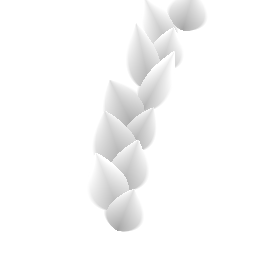
#> input picture examples/tree/leaf-spray.png, 256 x 256 px
$ python remap_fisheye.py ../../../../examples/tree/leaf-spray.png out.png --in-fov 1.0
#> lines starting #> are read from the running program, lines starting #| are printed output that depends on the picture; after the words box and inside, x2 and y2 are one past the last pixel; in counts of white or black regions, pixels touching at a corner belong together
#!/usr/bin/env python3
"""Remap a rectilinear frame to a fisheye projection -- the CPU twin of a candidate post pass.

The rectilinear input covers horizontal FOV --in-fov. Each output pixel at radius r (normalised so
the output's half-WIDTH is the input's half-width angle) is given the angle theta it stands for
under the chosen model, and sampled from the rectilinear frame at tan(theta). Output pixels whose
angle the input does not contain are left black, so the result shows honestly what is missing.

  stereographic  r = 2 f tan(theta/2)   (keeps shapes round; mildest edge squeeze)
  equisolid      r = 2 f sin(theta/2)   (the usual photographic fisheye)
  equidistant    r = f theta

--fit width|diag: f is chosen so the input's horizontal half-angle lands at the output's
half-width (no black, keeps the input's horizontal FOV) or at the half-diagonal (the full input
lands inside the diagonal; the corners go black only if the model needs more angle than exists).

Usage: remap_fisheye.py in.png out.png --in-fov 140 --model stereographic --out-w 640 --out-h 360
"""
import argparse
import math

import numpy as np
from PIL import Image


def main():
    ap = argparse.ArgumentParser()
    ap.add_argument("inp")
    ap.add_argument("out")
    ap.add_argument("--in-fov", type=float, required=True)
    ap.add_argument("--model", default="stereographic", choices=["stereographic", "equisolid", "equidistant"])
    ap.add_argument("--out-w", type=int, default=640)
    ap.add_argument("--out-h", type=int, default=360)
    ap.add_argument("--fit", default="width", choices=["width", "diag"])
    a = ap.parse_args()

    src = np.asarray(Image.open(a.inp).convert("RGB"), dtype=np.float32)
    sh, sw = src.shape[:2]
#> sh = 256; sw = 256
    half_in = math.radians(a.in_fov) / 2
    fr = (sw / 2) / math.tan(half_in)  # rectilinear focal in source pixels
#> fr = 14667.3

    W, H = a.out_w, a.out_h
    rmax = W / 2 if a.fit == "width" else math.hypot(W, H) / 2
    if a.model == "stereographic":
        f = rmax / (2 * math.tan(half_in / 2))
    elif a.model == "equisolid":
        f = rmax / (2 * math.sin(half_in / 2))
    else:
        f = rmax / half_in

    ys, xs = np.mgrid[0:H, 0:W].astype(np.float32)
    dx, dy = xs + 0.5 - W / 2, ys + 0.5 - H / 2
    r = np.hypot(dx, dy)
    if a.model == "stereographic":
        th = 2 * np.arctan(r / (2 * f))
    elif a.model == "equisolid":
        th = 2 * np.arcsin(np.clip(r / (2 * f), 0, 1))
    else:
        th = r / f
    valid = th < math.radians(89.5)
    rs = fr * np.tan(np.where(valid, th, 0))
#> valid: shape (360, 640) bool; every value is 1
    scale = np.where(r > 1e-6, rs / np.maximum(r, 1e-6), fr / f)
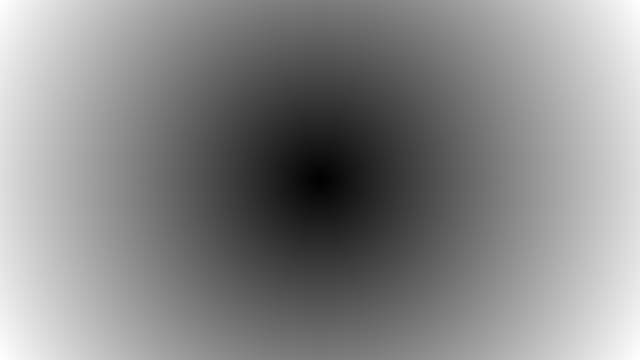
#> r: shape (360, 640) float32; min 0.707, max 366.5, mean 195.8; drawn with min black and max white
    sx = sw / 2 + dx * scale
    sy = sh / 2 + dy * scale
    inside = valid & (sx >= 0) & (sx < sw - 1) & (sy >= 0) & (sy < sh - 1)
    sx, sy = np.clip(sx, 0, sw - 1.001), np.clip(sy, 0, sh - 1.001)
    x0, y0 = sx.astype(int), sy.astype(int)
    fx, fy = (sx - x0)[..., None], (sy - y0)[..., None]
    c = (src[y0, x0] * (1 - fx) * (1 - fy) + src[y0, x0 + 1] * fx * (1 - fy)
         + src[y0 + 1, x0] * (1 - fx) * fy + src[y0 + 1, x0 + 1] * fx * fy)
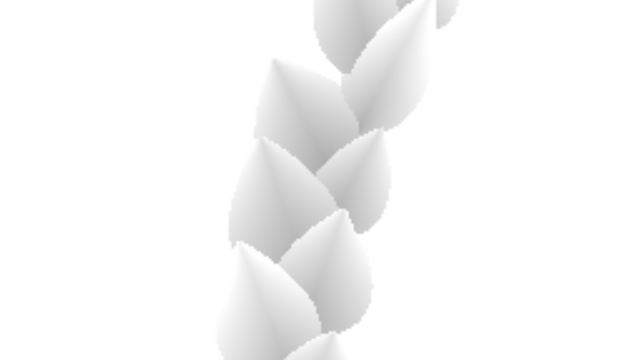
#> c: shape (360, 640, 3) float64; min 173.4, max 255, mean 247.4
    c[~inside] = 0
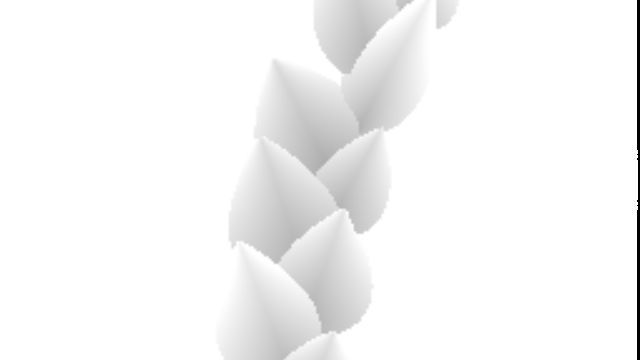
#> c: shape (360, 640, 3) float64; 0.45% of pixels changed, all inside (x1, y1, x2, y2) = (637, 0, 640, 360)
    Image.fromarray(np.clip(c, 0, 255).astype(np.uint8)).save(a.out)
    # centre magnification: output px per source px at the centre (>1 means the centre is upsampled)
    print(a.out, "centre magnification %.2f, black %.1f%%" % (f / fr * (1 if a.model != "equidistant" else 1),
                                                              100 * (1 - inside.mean())))
#| out.png centre magnification 2.50, black 0.4%
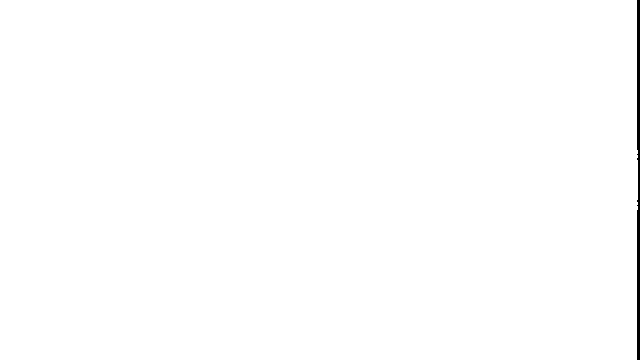
#> inside: shape (360, 640) bool; 99.6% white; 1 black region, box (x1, y1, x2, y2) and area: (637, 0, 640, 360) 1026


if __name__ == "__main__":
    main()
